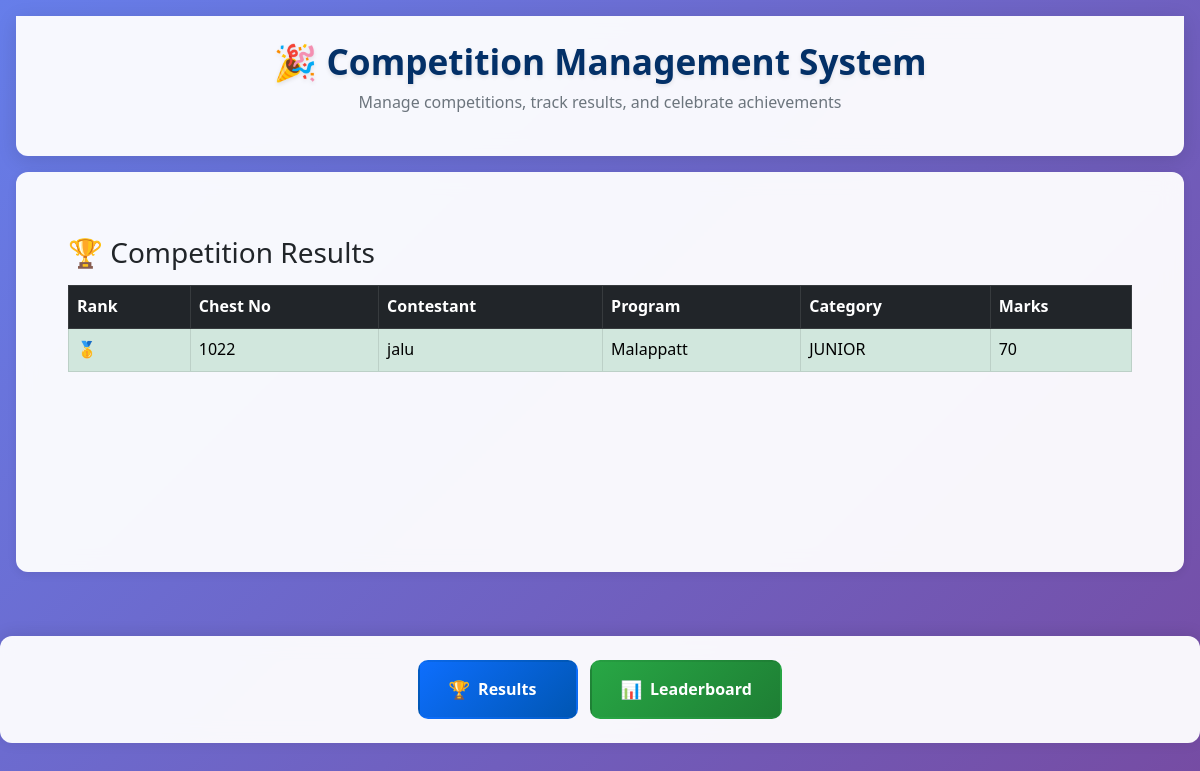
The app's page /view_results/, older data.
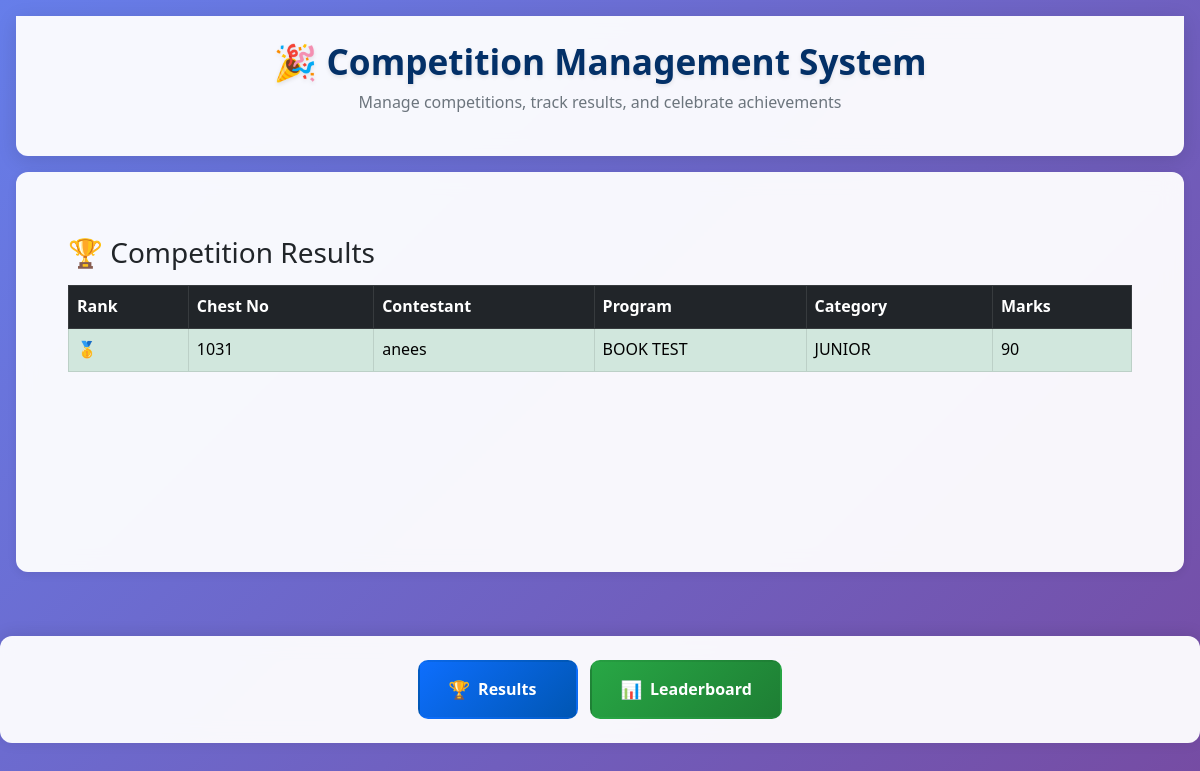
The same page, newer data.
### core/models.py (models this page shows, shortened)
class Participation(models.Model):
    contestant = models.ForeignKey(Contestant, on_delete=models.CASCADE)
    program = models.ForeignKey(Program, on_delete=models.CASCADE)
    marks = models.IntegerField(null=True, blank=True)
    rank = models.PositiveIntegerField(null=True, blank=True)
    grade = models.CharField(max_length=1, null=True, blank=True)
    points_awarded = models.BooleanField(default=False)

class Contestant(models.Model):
    chest_no = models.PositiveIntegerField(unique=True, null=True)
    name = models.CharField(max_length=100)
    team = models.ForeignKey(Team, on_delete=models.CASCADE)
    category = models.ForeignKey(Category, on_delete=models.CASCADE, null=True)
    total_points = models.IntegerField(default=0)

class Program(models.Model):
    name = models.CharField(max_length=100)
    category = models.ForeignKey(Category, on_delete=models.CASCADE)

class Category(models.Model):
    name = models.CharField(max_length=100)

### core/views.py (the view)
# urls.py: path('view_results/', views.view_results, name='view_results'),
def view_results(request):
    results = Participation.objects.exclude(marks__isnull=True).order_by('rank')
    return render(request, 'view_results.html', {'results': results})

### templates/view_results.html
{% extends 'base.html' %}
{% block content %}
<div class="container mt-4">
    <h3>🏆 Competition Results</h3>
    <table class="table table-bordered table-hover mt-3">
        <thead class="table-dark">
            <tr>
                <th>Rank</th>
                <th>Chest No</th>
                <th>Contestant</th>
                <th>Program</th>
                <th>Category</th>
                <th>Marks</th>
            </tr>
        </thead>
        <tbody>
            {% for result in results %}
                <tr {% if result.rank == 1 %} class="table-success" {% elif result.rank == 2 %} class="table-info" {% elif result.rank == 3 %} class="table-warning" {% endif %}>
                    <td>
                        {% if result.rank == 1 %}🥇{% elif result.rank == 2 %}🥈{% elif result.rank == 3 %}🥉{% else %}{{ result.rank }}{% endif %}
                    </td>
                    <td>{{ result.contestant.chest_no }}</td>
                    <td>{{ result.contestant.name }}</td>
                    <td>{{ result.program.name }}</td>
                    <td>{{ result.contestant.category.name }}</td>
                    <td>{{ result.marks }}</td>
                </tr>
            {% empty %}
                <tr><td colspan="6" class="text-center">No results found</td></tr>
            {% endfor %}
        </tbody>
    </table>
</div>
{% endblock %}

Row changes from the older to the newer data that the page shows:
removed Participation: contestant.chest_no "1022", contestant.name "jalu", program.name "Malappatt", contestant.category.name "JUNIOR", marks "70"
added Participation: contestant.chest_no "1031", contestant.name "anees", program.name "BOOK TEST", contestant.category.name "JUNIOR", marks "90"
